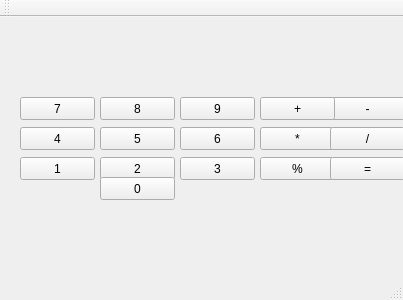
<?xml version="1.0" encoding="UTF-8"?>
<ui version="4.0">
 <class>MainWindow</class>
 <widget class="QMainWindow" name="MainWindow">
  <property name="geometry">
   <rect>
    <x>0</x>
    <y>0</y>
    <width>403</width>
    <height>300</height>
   </rect>
  </property>
  <property name="windowTitle">
   <string>MainWindow</string>
  </property>
  <widget class="QWidget" name="centralWidget">
   <widget class="QLabel" name="label">
    <property name="geometry">
     <rect>
      <x>10</x>
      <y>20</y>
      <width>361</width>
      <height>31</height>
     </rect>
    </property>
    <property name="text">
     <string/>
    </property>
   </widget>
   <widget class="QPushButton" name="pushButton">
    <property name="geometry">
     <rect>
      <x>20</x>
      <y>80</y>
      <width>75</width>
      <height>23</height>
     </rect>
    </property>
    <property name="text">
     <string>7</string>
    </property>
   </widget>
   <widget class="QPushButton" name="pushButton_2">
    <property name="geometry">
     <rect>
      <x>100</x>
      <y>80</y>
      <width>75</width>
      <height>23</height>
     </rect>
    </property>
    <property name="text">
     <string>8</string>
    </property>
   </widget>
   <widget class="QPushButton" name="pushButton_3">
    <property name="geometry">
     <rect>
      <x>180</x>
      <y>80</y>
      <width>75</width>
      <height>23</height>
     </rect>
    </property>
    <property name="text">
     <string>9</string>
    </property>
   </widget>
   <widget class="QPushButton" name="pushButton_4">
    <property name="geometry">
     <rect>
      <x>20</x>
      <y>110</y>
      <width>75</width>
      <height>23</height>
     </rect>
    </property>
    <property name="text">
     <string>4</string>
    </property>
   </widget>
   <widget class="QPushButton" name="pushButton_5">
    <property name="geometry">
     <rect>
      <x>100</x>
      <y>110</y>
      <width>75</width>
      <height>23</height>
     </rect>
    </property>
    <property name="text">
     <string>5</string>
    </property>
   </widget>
   <widget class="QPushButton" name="pushButton_6">
    <property name="geometry">
     <rect>
      <x>180</x>
      <y>110</y>
      <width>75</width>
      <height>23</height>
     </rect>
    </property>
    <property name="text">
     <string>6</string>
    </property>
   </widget>
   <widget class="QPushButton" name="pushButton_7">
    <property name="geometry">
     <rect>
      <x>20</x>
      <y>140</y>
      <width>75</width>
      <height>23</height>
     </rect>
    </property>
    <property name="text">
     <string>1</string>
    </property>
   </widget>
   <widget class="QPushButton" name="pushButton_8">
    <property name="geometry">
     <rect>
      <x>100</x>
      <y>140</y>
      <width>75</width>
      <height>23</height>
     </rect>
    </property>
    <property name="text">
     <string>2</string>
    </property>
   </widget>
   <widget class="QPushButton" name="pushButton_9">
    <property name="geometry">
     <rect>
      <x>180</x>
      <y>140</y>
      <width>75</width>
      <height>23</height>
     </rect>
    </property>
    <property name="text">
     <string>3</string>
    </property>
   </widget>
   <widget class="QPushButton" name="pushButton_10">
    <property name="geometry">
     <rect>
      <x>100</x>
      <y>160</y>
      <width>75</width>
      <height>23</height>
     </rect>
    </property>
    <property name="text">
     <string>0</string>
    </property>
   </widget>
   <widget class="QPushButton" name="pushButton_11">
    <property name="geometry">
     <rect>
      <x>260</x>
      <y>110</y>
      <width>75</width>
      <height>23</height>
     </rect>
    </property>
    <property name="text">
     <string>*</string>
    </property>
   </widget>
   <widget class="QPushButton" name="pushButton_12">
    <property name="geometry">
     <rect>
      <x>330</x>
      <y>110</y>
      <width>75</width>
      <height>23</height>
     </rect>
    </property>
    <property name="text">
     <string>/</string>
    </property>
   </widget>
   <widget class="QPushButton" name="pushButton_13">
    <property name="geometry">
     <rect>
      <x>330</x>
      <y>80</y>
      <width>75</width>
      <height>23</height>
     </rect>
    </property>
    <property name="text">
     <string>-</string>
    </property>
   </widget>
   <widget class="QPushButton" name="pushButton_14">
    <property name="geometry">
     <rect>
      <x>260</x>
      <y>80</y>
      <width>75</width>
      <height>23</height>
     </rect>
    </property>
    <property name="text">
     <string>+</string>
    </property>
   </widget>
   <widget class="QPushButton" name="pushButton_15">
    <property name="geometry">
     <rect>
      <x>260</x>
      <y>140</y>
      <width>75</width>
      <height>23</height>
     </rect>
    </property>
    <property name="text">
     <string>%</string>
    </property>
   </widget>
   <widget class="QPushButton" name="pushButton_16">
    <property name="geometry">
     <rect>
      <x>330</x>
      <y>140</y>
      <width>75</width>
      <height>23</height>
     </rect>
    </property>
    <property name="text">
     <string>=</string>
    </property>
   </widget>
  </widget>
  <widget class="QMenuBar" name="menuBar">
   <property name="geometry">
    <rect>
     <x>0</x>
     <y>0</y>
     <width>403</width>
     <height>23</height>
    </rect>
   </property>
  </widget>
  <widget class="QToolBar" name="mainToolBar">
   <attribute name="toolBarArea">
    <enum>TopToolBarArea</enum>
   </attribute>
   <attribute name="toolBarBreak">
    <bool>false</bool>
   </attribute>
  </widget>
  <widget class="QStatusBar" name="statusBar"/>
 </widget>
 <layoutdefault spacing="6" margin="11"/>
 <resources/>
 <connections/>
</ui>
